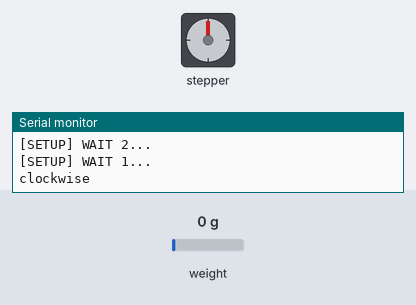
Recording of a sketch running on a simulated ESP32. Parts: stepper motor, the last lines printed to the serial monitor. The test bench sets the inputs (shaded band); at power-on: weight on the scale 0 g. Stepper angles assume 1000 steps per turn.

Above: at 11.35 s.
At 17.17 s:
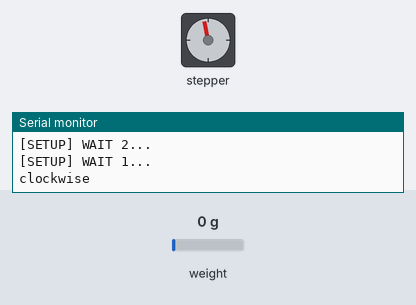
At 22.98 s:
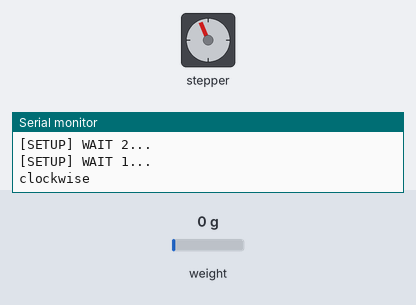
At 35.67 s:
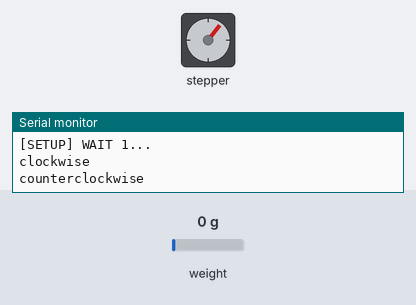
Timing chart, 0 to 37.7 s (numbered marks = the images above):
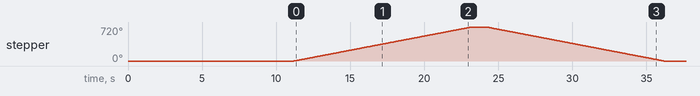

The sketch:

ESP_code.ino
```cpp
#include <Arduino.h>

#include <WiFi.h>
#include <WiFiMulti.h>

#include <HTTPClient.h>
#include <ezButton.h>


//stepper libary
#include <Stepper.h>

const int stepsPerRevolution = 1000; //snelheid van stepper

// ULN2003 Motor Driver Pins. de aanstuurding tussen ESP en stepper
#define IN1 19
#define IN2 18
#define IN3 5
#define IN4 17

// initialize the stepper library
Stepper myStepper(stepsPerRevolution, IN1, IN3, IN2, IN4);

//gewichtsensor
#include "soc/rtc.h"
#include "HX711.h"

// HX711 circuit wiring.  aanstuurding tussen weegschaal en ESP
 const int LOADCELL_DOUT_PIN = 16;
 const int LOADCELL_SCK_PIN = 4;

 HX711 scale;

//ezButton button(23);

#define USE_SERIAL Serial

WiFiMulti wifiMulti;


//const int LED_PIN = 5;
//int led_state = 0;


//long start_time=0;
//long REQUEST_INTERVAL_TIME = 1000;

void read_scale() {//het gewicht uitlezen van de weegsensor. wordt aangeroepen in setup

    USE_SERIAL.begin(115200);
    Serial.begin(115200);
    Serial.println("HX711 Demo");
    Serial.println("Initializing the scale");

    scale.begin(LOADCELL_DOUT_PIN, LOADCELL_SCK_PIN);

    Serial.println("Before setting up the scale:");
    Serial.print("read: \t\t");
    Serial.println(scale.read());      // print a raw reading from the ADC

    Serial.print("read average: \t\t");
    Serial.println(scale.read_average(20));   // print the average of 20 readings from the ADC

    Serial.print("get value: \t\t");
    Serial.println(scale.get_value(5));   // print the average of 5 readings from the ADC minus the tare weight (not set yet)

    Serial.print("get units: \t\t");
    Serial.println(scale.get_units(5), 1);  // print the average of 5 readings from the ADC minus tare weight (not set) divided
            // by the SCALE parameter (not set yet)

    scale.set_scale(-1965.374);
      //scale.set_scale(-471.497);                      // this value is obtained by calibrating the scale with known weights; see the README for details
    scale.tare();               // reset the scale to 0

    Serial.println("After setting up the scale:");

    Serial.print("read: \t\t");
    Serial.println(scale.read());                 // print a raw reading from the ADC

    Serial.print("read average: \t\t");
    Serial.println(scale.read_average(20));       // print the average of 20 readings from the ADC

    Serial.print("get value: \t\t");
    Serial.println(scale.get_value(5));   // print the average of 5 readings from the ADC minus the tare weight, set with tare()

    Serial.print("get units: \t\t");
    Serial.println(scale.get_units(5), 1);        // print the average of 5 readings from the ADC minus tare weight, divided
            // by the SCALE parameter set with set_scale

    Serial.println("Readings:");
}

void print_scale_readings() {// print de scale readings uit. wordt aangeroepen in loop

  Serial.print("one reading:\t");
  Serial.print(scale.get_units(), 1);
  Serial.print("\t| average:\t");
  Serial.println(scale.get_units(10), 5);

  delay(5000);
}

void rotate_stepper_motor(int stepsPerRevolution, int delayTime) {//stepper motor aansturing
  // step one revolution in one direction:
  Serial.println("clockwise");
  myStepper.step(stepsPerRevolution);
  delay(delayTime);

  // step one revolution in the other direction:
  Serial.println("counterclockwise");
  myStepper.step(-stepsPerRevolution);
  delay(delayTime);
}


void get_feed_now_state(){//feed state krijgen denk ik

}

void setup() {

    read_scale();//roep scale aan


    for(uint8_t t = 4; t > 0; t--) {
        USE_SERIAL.printf("[SETUP] WAIT %d...\n", t);
        USE_SERIAL.flush();
        delay(1000);

        // set the speed in rpm. is ook de enige van de stepmotor
        myStepper.setSpeed(10);


    }
}

// dit stuk is voor draadloze verbinding
void initWifi() {//connect met wifi
  if (WiFi.status() != WL_CONNECTED) {
    WiFi.mode(WIFI_STA);
    WiFi.begin("baspi", "banaan");//hier kan je de raspberry pi dingen wijzigen.
    USE_SERIAL.println("trying to connect");
  }
  sleep(100);
  if (WiFi.status() == WL_CONNECTED) {
    USE_SERIAL.print("connected");
    sleep(200);
  }
  USE_SERIAL.print("hoi2");
  return;
}


void loop() {
    // USE_SERIAL.println("");
    // sleep(1000);
    // set_stock_weight(100);
    // initWifi();
    //set_stock_weight_test(100);

  rotate_stepper_motor(2000, 1000);

  print_scale_readings();


}

//vanaf line 177 code om later te toevoegen

  //wifiMulti.addAP("meme_device", "driekeerhoi");

    //start_time = millis();
//void set_remote_button(){}


// komt later in gebruik
// void set_stock_weight_test(int weight) {
//   USE_SERIAL.println("stock weight functie gestart");
//   if (WiFi.status() != WL_CONNECTED) {
//     USE_SERIAL.println("not connected, returning");
//     return;
//   }

//   USE_SERIAL.println("connected, continuing");
//   HTTPClient http;
//   http.begin("http://baspi.local/set_stock_weight/" + weight);
//   int httpCode = http.GET();
//   if (httpCode > 0) {
//     USE_SERIAL.println("iets mis");
//     if (httpCode == HTTP_CODE_OK) {
//       String payload = http.getString();
//       USE_SERIAL.println(payload);
//     }

//   }
//   http.end();
// }

// komt later in gebruik
// void set_stock_weight(int weight) {
//   USE_SERIAL.println("functie gestart");
//   if(wifiMulti.run() == WL_CONNECTED) {
//     USE_SERIAL.println("wifi is connected") ;
//     HTTPClient http;
//     http.begin("http://baspi.local/set_stock_weight/" + weight);//link gaat hier anders zijn
//     int httpCode = http.GET();
//       if(httpCode > 0) {
//         USE_SERIAL.println("uhh idk iets mis");
//         if(httpCode == HTTP_CODE_OK) { String payload = http.getString(); }
//       }
//     http.end();
//   }
//   USE_SERIAL.println("wifi is denk ik niet connected");
// }

  //dit stuk hoort bij loop maar was voor nu niet nodig.
    // USE_SERIAL.println("");
    // sleep(1000);
    // set_stock_weight(100);
    // initWifi();
    //set_stock_weight_test(100);
```

Measured:
- by itself, stepper: turns 720° clockwise in 12.0 s, then 720° counter-clockwise in 12.0 s
